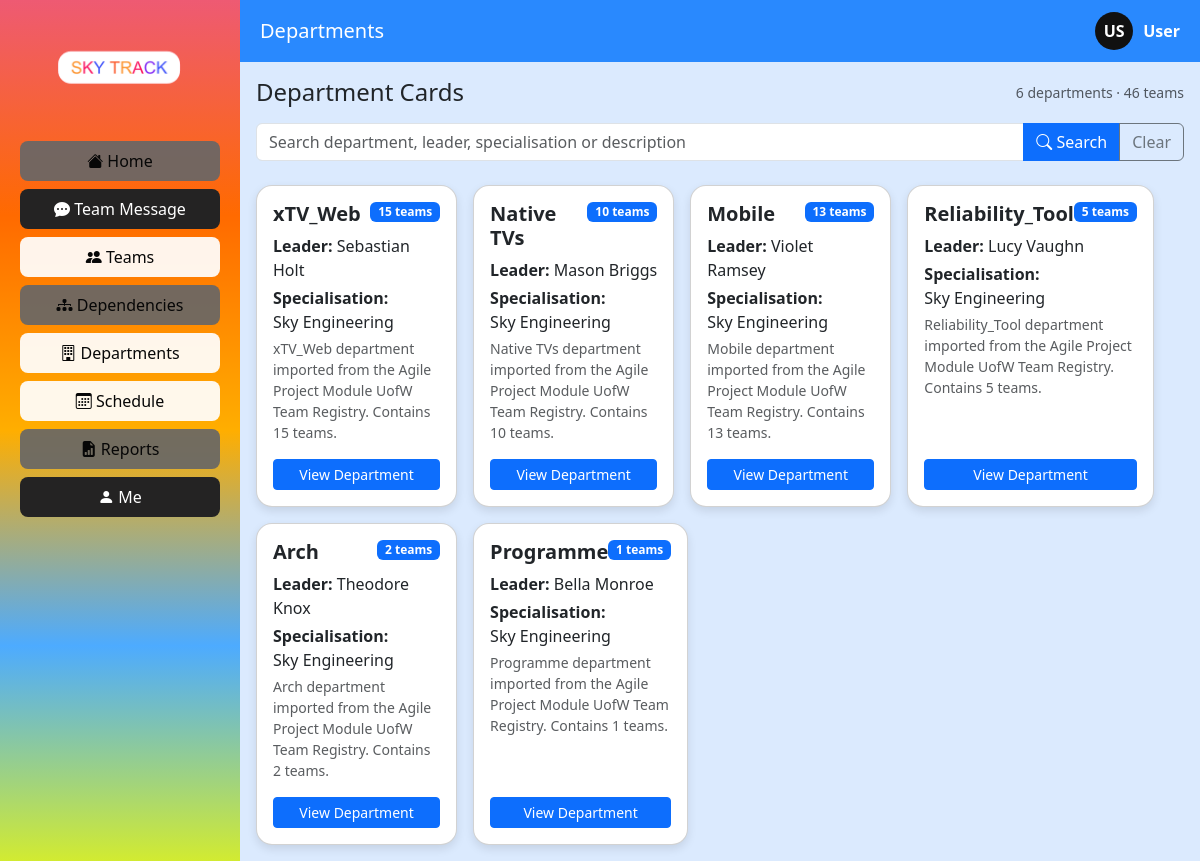
Screenshot of /teams/departments/ (signed in) with the database file from the repository.
### reports/models.py (models this page shows, shortened)
class Department(models.Model):
    name = models.CharField(max_length=200)
    leader = models.CharField(max_length=200, blank=True)
    specialisation = models.CharField(max_length=255, blank=True)
    description = models.TextField(blank=True)
    class Meta:
        managed = False
        db_table = 'teams_department'

### teams/views.py (the view, shortened to what this page needs)
# urls.py: path('departments/', views.department_list, name='departments'),
def department_list(request):
    if not _group_login_required(request):
        return redirect('login')
    staff = _staff_context(request)
    query = request.GET.get('q', '').strip()
    departments = Department.objects.prefetch_related(
        'teams',
        'teams__members'
    ).annotate(team_count=Count('teams'))
    return render(request, 'teams/department_list.html', {
        'departments': departments,
        'query': query,
        'total_departments': Department.objects.count(),
        'total_teams': Team.objects.count(),
    })

### teams/views.py (called while the page is built)
def _group_login_required(request):
    return (
        bool(request.session.get("user_email")) or
        bool(request.session.get("user_id")) or
        getattr(request.user, "is_authenticated", False)
    )

def _staff_context(request):
    staff = None
    try:
        from main.models import Staff, User
        email = request.session.get("user_email")
        user_id = request.session.get("user_id")
        if email:
            group_user = User.objects.filter(email=email).first()
            if group_user:
                staff = Staff.objects.filter(user=group_user).first()
        if staff is None and user_id:
            staff = Staff.objects.filter(user_id=user_id).first()
    except Exception:
        staff = None
    return staff

### teams/templates/teams/department_list.html (shortened to what this page needs)
{% extends "base.html" %}
{% block header %}Departments{% endblock %}
{% block content %}
<div class="d-flex justify-content-between align-items-center mb-3">
  <h4 class="mb-0">Department Cards</h4>
  <small class="text-muted">{{ total_departments }} departments · {{ total_teams }} teams</small>
</div>
<form method="get" class="mb-4">
  <div class="input-group">
    <input type="text" name="q" value="{{ query }}" class="form-control"
           placeholder="Search department, leader, specialisation or description">
    <button class="btn btn-primary" type="submit">
      <i class="bi bi-search"></i> Search
    </button>
    <a href="{% url 'teams:departments' %}" class="btn btn-outline-secondary">Clear</a>
  </div>
</form>
<div class="row g-3 grid-view">
  {% for department in departments %}
  <div class="col-md-4 card-item">
    <div class="card p-3 h-100">
      <div class="d-flex justify-content-between align-items-start">
        <h5 class="fw-bold">{{ department.name }}</h5>
        <span class="badge bg-primary">{{ department.team_count }} teams</span>
      </div>
      <p class="mb-1"><strong>Leader:</strong> {{ department.leader|default:"Not assigned" }}</p>
      <p class="mb-1"><strong>Specialisation:</strong><br>{{ department.specialisation|default:"Not listed" }}</p>
      <p class="text-muted small">{{ department.description|default:"No description recorded."|truncatewords:18 }}</p>
      <a href="{% url 'teams:department_detail' department.pk %}" class="btn btn-sm btn-primary mt-auto">
        View Department
      </a>
    </div>
  </div>
  {% empty %}
  <div class="col-12">
    <div class="alert alert-info">No departments found.</div>
  </div>
  {% endfor %}
</div>
{% endblock %}

### assets/css/base.css (style rules this page uses)
body { background:#dbeafe; height:100vh; overflow:hidden; }
.card { border-radius:16px; box-shadow:0 4px 10px rgba(0,0,0,0.1); }
.grid-view .card-item { flex:0 0 23%; }
.card-item { transition:0.2s; }

### rows the page displays
Department: name "xTV_Web", team_count "15", leader "Sebastian Holt", specialisation "Sky Engineering", description "xTV_Web department imported from the Agile Project Module UofW Team Registry. Contains 15 teams."
Department: name "Native TVs", team_count "10", leader "Mason Briggs", specialisation "Sky Engineering", description "Native TVs department imported from the Agile Project Module UofW Team Registry. Contains 10 teams."
Department: name "Mobile", team_count "13", leader "Violet Ramsey", specialisation "Sky Engineering", description "Mobile department imported from the Agile Project Module UofW Team Registry. Contains 13 teams."
Department: name "Reliability_Tool", team_count "5", leader "Lucy Vaughn", specialisation "Sky Engineering", description "Reliability_Tool department imported from the Agile Project Module UofW Team Registry. Contains 5 teams."
Department: name "Arch", team_count "2", leader "Theodore Knox", specialisation "Sky Engineering", description "Arch department imported from the Agile Project Module UofW Team Registry. Contains 2 teams."
Department: name "Programme", team_count "1", leader "Bella Monroe", specialisation "Sky Engineering", description "Programme department imported from the Agile Project Module UofW Team Registry. Contains 1 teams."

### other values shown
{{ staff.first_name|default:"U"|slice:":1"|upper }} "U"
{{ staff.last_name|default:"S"|slice:":1"|upper }} "S"
{{ staff.first_name|default:"User" }} "User"
{{ total_departments }} "6"
{{ total_teams }} "46"
